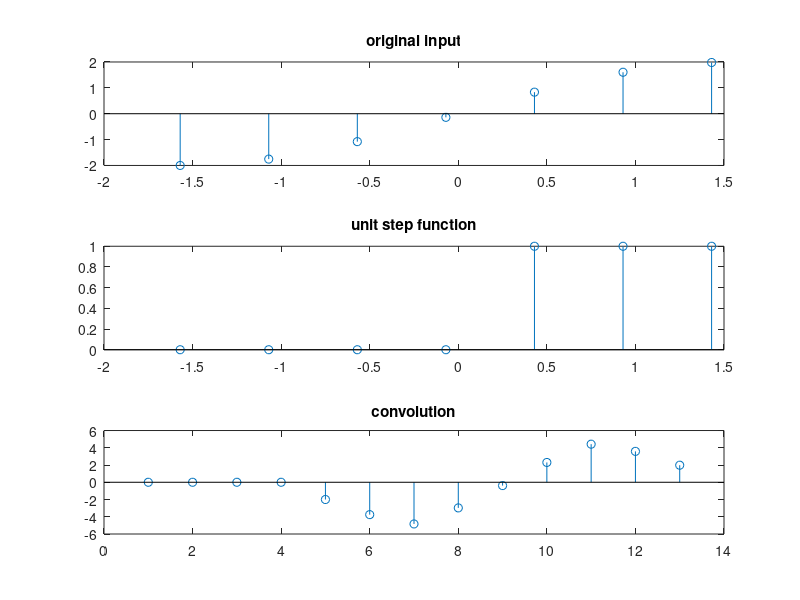

The MATLAB script that drew this image:
clc;
close all;
clear all;
t=-1.57:1/2:1.57;
x=2*sin(t);
h=t>=0;
y=conv2(h,x);
disp(y);
figure;
subplot(3,1,1);
stem(t,x);
title('original input')
subplot(3,1,2);
stem(t,h);
title('unit step function');
subplot(3,1,3);
stem(y);
title('convolution');
